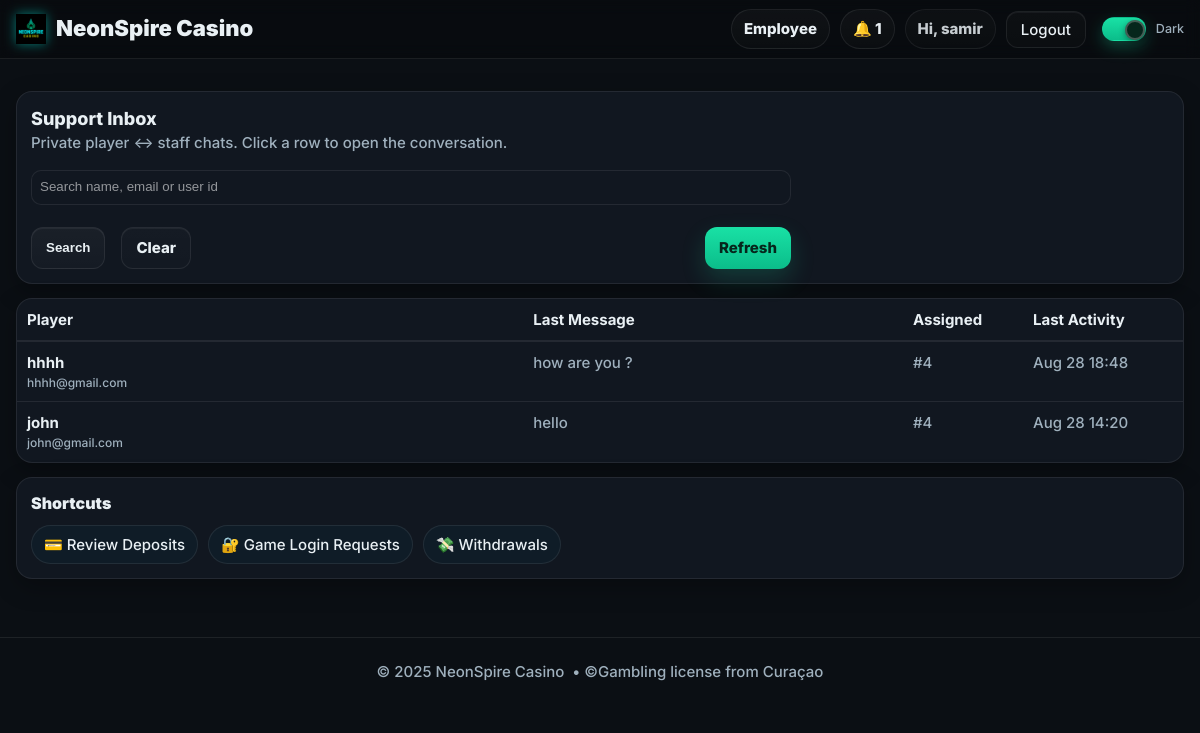
Before: /chat/inbox (signed in) with the older database file.
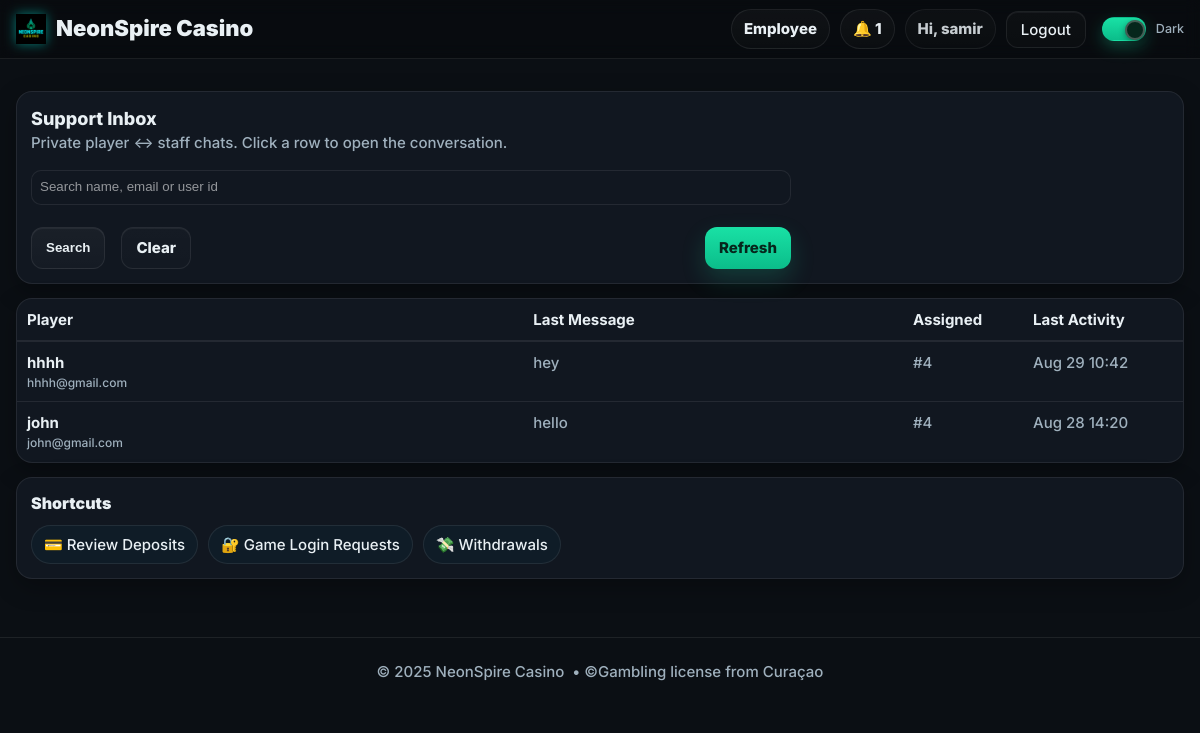
After: the same page with the newer database file.
### models.py (models this page shows, shortened)
class User(db.Model, UserMixin):
    __tablename__ = "users"
    id = db.Column(db.Integer, primary_key=True)
    name = db.Column(db.String(120), nullable=False)
    email = db.Column(db.String(255), unique=True, nullable=False, index=True)
    mobile = db.Column(db.String(24), nullable=True, index=True)  # E.164 (e.g. +15551234567)
    password_hash = db.Column(db.String(255), nullable=False)
    role = db.Column(db.String(20), nullable=False, default="PLAYER")  # PLAYER | EMPLOYEE | ADMIN
    email_verified = db.Column(db.Boolean, default=False, index=True)
    email_verified_at = db.Column(db.DateTime, nullable=True)
    promo_seen = db.Column(db.Boolean, default=False, index=True)  # show promos once after first login
    created_at = db.Column(db.DateTime, default=datetime.utcnow)

class DMMessage(db.Model):
    __tablename__ = "dm_messages"
    id = db.Column(db.Integer, primary_key=True)
    thread_id = db.Column(db.Integer, db.ForeignKey("dm_threads.id"), nullable=False, index=True)
    sender_id = db.Column(db.Integer, db.ForeignKey("users.id"), nullable=False, index=True)
    sender_role = db.Column(db.String(20))  # PLAYER | EMPLOYEE | ADMIN
    body = db.Column(db.Text, nullable=False)
    created_at = db.Column(db.DateTime, default=datetime.utcnow, index=True)

class DMThread(db.Model):
    __tablename__ = "dm_threads"
    id = db.Column(db.Integer, primary_key=True)
    player_id = db.Column(db.Integer, db.ForeignKey("users.id"), nullable=False, index=True)
    employee_id = db.Column(db.Integer, db.ForeignKey("users.id"), nullable=True, index=True)  # assigned staff
    status = db.Column(db.String(16), default="OPEN", index=True)  # OPEN | CLOSED
    created_at = db.Column(db.DateTime, default=datetime.utcnow)
    updated_at = db.Column(db.DateTime, default=datetime.utcnow, onupdate=datetime.utcnow)
    last_msg_at = db.Column(db.DateTime, default=datetime.utcnow, index=True)

### chat_bp.py (the view, shortened to what this page needs)
@chat_bp.get("/inbox")
@login_required
def inbox():
    if not _is_staff():
        abort(403)
    term = (request.args.get("q") or "").strip()
    q = DMThread.query.filter_by(status="OPEN")
    threads = (q.order_by(desc(DMThread.last_msg_at), desc(DMThread.id))
                 .limit(300)
                 .all())
    threads_view = []
    for t in threads:
        player = db.session.get(User, t.player_id)
        last = (DMMessage.query
                .filter_by(thread_id=t.id)
                .order_by(DMMessage.id.desc())
                .first())
        threads_view.append({
            "thread_id": t.id,
            "status": t.status,
            "player_id": t.player_id,
            "player_name": (player.name if player and player.name else f"Player #{t.player_id}"),
            "player_email": (player.email if player else ""),
            "assigned_staff_id": t.employee_id,
            "last_msg_at": (t.last_msg_at or t.created_at),
            "last_msg_snippet": (last.body[:80] + ("…" if last and len(last.body) > 80 else "")) if last else "(no messages yet)",
        })
    return render_template("employee_chat.html", threads_view=threads_view, q=term)

### chat_bp.py (called while the page is built)
def _is_staff() -> bool:
    return current_user.is_authenticated and current_user.role in ("EMPLOYEE", "ADMIN")

### templates/employee_chat.html
{% extends "base.html" %}
{% block content %}
<div class="shell" style="margin-top:14px">
  <div class="panel">
    <div class="h3">Support Inbox</div>
    <div class="muted">Private player ↔ staff chats. Click a row to open the conversation.</div>
    <form method="get" action="{{ url_for('chat_bp.inbox') }}" style="margin-top:10px;display:flex;gap:8px;flex-wrap:wrap">
      <input class="input" type="text" name="q" value="{{ q or '' }}" placeholder="Search name, email or user id"
             style="min-width:260px;border:1px solid var(--stroke);border-radius:10px;padding:8px;background:var(--panel);color:var(--text)">
      <button class="btn">Search</button>
      <a class="btn btn-ghost" href="{{ url_for('chat_bp.inbox') }}">Clear</a>
      <a class="btn btn-primary" href="{{ url_for('chat_bp.inbox') }}" style="margin-left:auto">Refresh</a>
    </form>
  </div>
  <div class="panel" style="padding:0">
    <div style="display:grid;grid-template-columns: 1.6fr 1.2fr 120px 140px;gap:0;border-bottom:1px solid var(--stroke);padding:10px;font-weight:700">
      <div>Player</div>
      <div>Last Message</div>
      <div>Assigned</div>
      <div>Last Activity</div>
    </div>
    {% for row in threads_view %}
      <a href="{{ url_for('chat_bp.room', thread_id=row.thread_id) }}"
         style="display:grid;grid-template-columns: 1.6fr 1.2fr 120px 140px;gap:0;padding:10px;border-top:1px solid var(--stroke);text-decoration:none;color:inherit">
        <div>
          <div style="font-weight:700">{{ row.player_name }}</div>
          <div class="muted" style="font-size:12px">{{ row.player_email }}</div>
        </div>
        <div class="muted" title="{{ row.last_msg_snippet }}">{{ row.last_msg_snippet }}</div>
        <div class="muted">{% if row.assigned_staff_id %}#{{ row.assigned_staff_id }}{% else %}—{% endif %}</div>
        <div class="muted">
          {% if row.last_msg_at %}{{ row.last_msg_at.strftime('%b %d %H:%M') }}{% else %}—{% endif %}
        </div>
      </a>
    {% else %}
      <div style="padding:12px" class="muted">No open threads.</div>
    {% endfor %}
  </div>
  <div class="panel">
    <div class="section-head">
      <div class="section-title">Shortcuts</div>
    </div>
    <div class="chip-row">
      <a class="chip" href="{{ url_for('employeebp.deposits_list') }}">💳 Review Deposits</a>
      <a class="chip" href="{{ url_for('employeebp.requests_list') }}">🔐 Game Login Requests</a>
      <a class="chip" href="{{ url_for('employeebp.withdrawals_list') }}">💸 Withdrawals</a>
    </div>
  </div>
</div>
{% endblock %}

Changed rows visible on the page:
no longer on this page (row unchanged): DMMessage: last_msg_snippet "how are you ?"
added DMMessage: last_msg_snippet "hey"
Other visible differences:
new list line: "hhhh hhhh@gmail.com"
new list line: "# 4"
new list line: "Aug 29 10:42"
list line gone: "hhhh hhhh@gmail.com"
list line gone: "# 4"
list line gone: "Aug 28 18:48"
